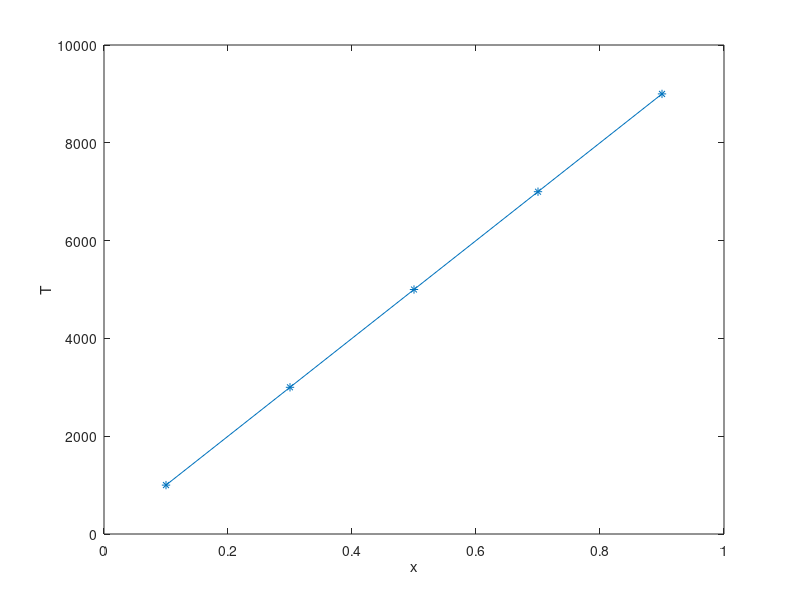

The MATLAB source for this figure:
clear all;
clc;

L = 1; % length
N = 5; % no of nodes
dx = L / N; % CV length
x = [dx/2 : dx : L]; # node coordinates
TA = 0;
TB = 10000;

A = [
300 -100 0 0 0;
-100 200 -100 0 0;
0 -100 200 -100 0;
0 0 -100 200 -100;
0 0 0 -100 300
]

b = [
200 * TA;
0;
0;
0;
200 * TB;
]

T = A \ b;

plot(x, T, '*-')

xlabel('x')

ylabel('T')